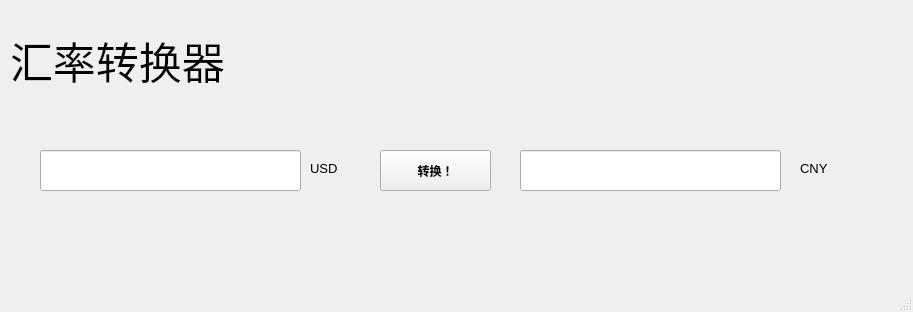
<?xml version="1.0" encoding="UTF-8"?>
<ui version="4.0">
 <class>MainWindow</class>
 <widget class="QMainWindow" name="MainWindow">
  <property name="geometry">
   <rect>
    <x>0</x>
    <y>0</y>
    <width>913</width>
    <height>312</height>
   </rect>
  </property>
  <property name="windowTitle">
   <string>MainWindow</string>
  </property>
  <widget class="QWidget" name="centralwidget">
   <widget class="QLabel" name="label">
    <property name="geometry">
     <rect>
      <x>10</x>
      <y>-10</y>
      <width>311</width>
      <height>141</height>
     </rect>
    </property>
    <property name="font">
     <font>
      <pointsize>32</pointsize>
     </font>
    </property>
    <property name="text">
     <string>汇率转换器</string>
    </property>
    <property name="textFormat">
     <enum>Qt::AutoText</enum>
    </property>
   </widget>
   <widget class="QPushButton" name="pushButton">
    <property name="geometry">
     <rect>
      <x>380</x>
      <y>150</y>
      <width>111</width>
      <height>41</height>
     </rect>
    </property>
    <property name="font">
     <font>
      <weight>75</weight>
      <bold>true</bold>
     </font>
    </property>
    <property name="text">
     <string>转换！</string>
    </property>
   </widget>
   <widget class="QLabel" name="label_2">
    <property name="geometry">
     <rect>
      <x>310</x>
      <y>160</y>
      <width>81</width>
      <height>17</height>
     </rect>
    </property>
    <property name="font">
     <font>
      <pointsize>10</pointsize>
      <weight>50</weight>
      <bold>false</bold>
     </font>
    </property>
    <property name="text">
     <string>USD</string>
    </property>
   </widget>
   <widget class="QLabel" name="label_3">
    <property name="geometry">
     <rect>
      <x>800</x>
      <y>160</y>
      <width>81</width>
      <height>17</height>
     </rect>
    </property>
    <property name="font">
     <font>
      <pointsize>10</pointsize>
      <weight>50</weight>
      <bold>false</bold>
     </font>
    </property>
    <property name="text">
     <string>CNY</string>
    </property>
   </widget>
   <widget class="QLineEdit" name="lineEdit">
    <property name="geometry">
     <rect>
      <x>40</x>
      <y>150</y>
      <width>261</width>
      <height>41</height>
     </rect>
    </property>
   </widget>
   <widget class="QLineEdit" name="lineEdit_2">
    <property name="geometry">
     <rect>
      <x>520</x>
      <y>150</y>
      <width>261</width>
      <height>41</height>
     </rect>
    </property>
   </widget>
  </widget>
  <widget class="QMenuBar" name="menubar">
   <property name="geometry">
    <rect>
     <x>0</x>
     <y>0</y>
     <width>913</width>
     <height>29</height>
    </rect>
   </property>
  </widget>
  <widget class="QStatusBar" name="statusbar"/>
 </widget>
 <resources/>
 <connections/>
</ui>
